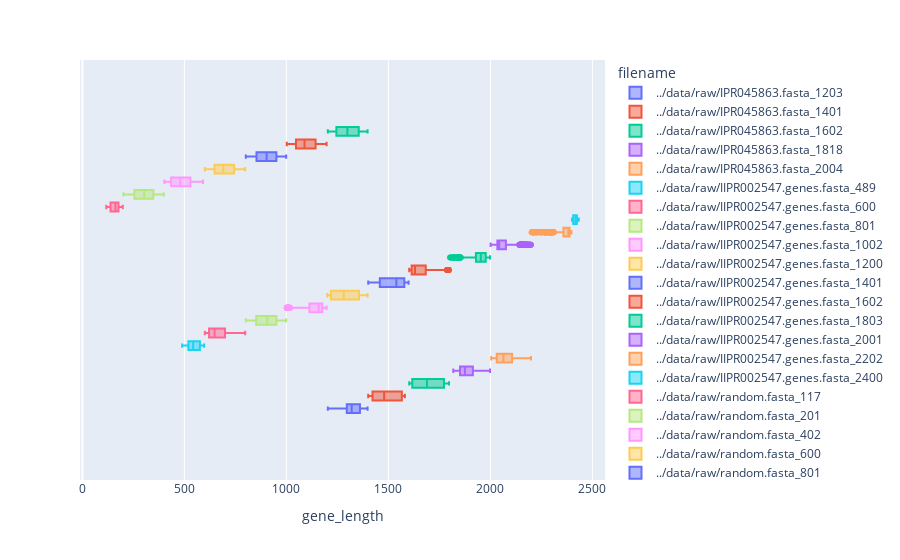

Notebook code for this chart:
### Code cell
df = pd.DataFrame.from_records(
    [
        (filename, len(gene.seq))
        for filename, genes in datasets.items()
        for gene in genes
    ],
    columns=["filename", "gene_length"],
)

px.box(df, color="filename", x="gene_length")

### Figure 1 — Plotly figure (JSON) as saved in the notebook; plotly's stock layout.template omitted (floating-point values rounded to 4 significant figures; data arrays with more than 128 entries replaced by an {"elided": "..."} marker saying what was removed)
{"data": [{"alignmentgroup": "True", "hovertemplate": "filename=../data/raw/IPR045863.fasta_1203<br>gene_length=%{x}<extra></extra>", "legendgroup": "../data/raw/IPR045863.fasta_1203", "marker": {"color": "#636efa"}, "name": "../data/raw/IPR045863.fasta_1203", "notched": false, "offsetgroup": "../data/raw/IPR045863.fasta_1203", "orientation": "h", "showlegend": true, "type": "box", "x": [1203, 1215, 1215, 1215, 1215, 1215, 1215, 1218, 1224, 1239, 1245, 1248, 1260, 1260, 1278, 1278, 1278, 1281, 1281, 1293, 1299, 1299, 1299, 1299, 1299, 1299, 1299, 1299, 1299, 1299, 1299, 1299, 1299, 1299, 1299, 1299, 1299, 1302, 1311, 1317, 1323, 1326, 1329, 1329, 1329, 1335, 1338, 1347, 1350, 1350, 1350, 1350, 1350, 1350, 1350, 1353, 1356, 1356, 1356, 1359, 1362, 1362, 1362, 1362, 1362, 1362, 1362, 1362, 1362, 1365, 1365, 1377, 1377, 1380, 1380, 1389, 1389, 1395, 1395, 1398], "x0": " ", "xaxis": "x", "y0": " ", "yaxis": "y"}, {"alignmentgroup": "True", "hovertemplate": "filename=../data/raw/IPR045863.fasta_1401<br>gene_length=%{x}<extra></extra>", "legendgroup": "../data/raw/IPR045863.fasta_1401", "marker": {"color": "#EF553B"}, "name": "../data/raw/IPR045863.fasta_1401", "notched": false, "offsetgroup": "../data/raw/IPR045863.fasta_1401", "orientation": "h", "showlegend": true, "type": "box", "x": [1401, 1407, 1407, 1407, 1407, 1407, 1407, 1407, 1407, 1407, 1407, 1407, 1407, 1407, 1407, 1407, 1407, 1407, 1407, 1407, 1407, 1407, 1407, 1407, 1407, 1407, 1407, 1407, 1419, 1419, 1422, 1422, 1422, 1422, 1431, 1434, 1437, 1440, 1440, 1443, 1443, 1455, 1458, 1458, 1458, 1461, 1464, 1464, 1464, 1473, 1473, 1473, 1473, 1473, 1473, 1473, 1473, 1476, 1476, 1479, 1479, 1479, 1479, 1479, 1479, 1479, 1479, 1479, 1479, 1479, 1491, 1500, 1500, 1503, 1506, 1506, 1509, 1509, 1509, 1509, 1512, 1518, 1518, 1527, 1533, 1536, 1545, 1548, 1551, 1551, 1557, 1557, 1557, 1563, 1566, 1566, 1566, 1566, 1566, 1566, 1566, 1566, 1566, 1566, 1566, 1566, 1566, 1566, 1566, 1566, 1566, 1566, 1566, 1566, 1566, 1566, 1566, 1566, 1566, 1566, 1566, 1569, 1569, 1569, 1569, 1581], "x0": " ", "xaxis": "x", "y0": " ", "yaxis": "y"}, {"alignmentgroup": "True", "hovertemplate": "filename=../data/raw/IPR045863.fasta_1602<br>gene_length=%{x}<extra></extra>", "legendgroup": "../data/raw/IPR045863.fasta_1602", "marker": {"color": "#00cc96"}, "name": "../data/raw/IPR045863.fasta_1602", "notched": false, "offsetgroup": "../data/raw/IPR045863.fasta_1602", "orientation": "h", "showlegend": true, "type": "box", "x": [1602, 1602, 1602, 1602, 1602, 1602, 1608, 1611, 1614, 1614, 1614, 1614, 1614, 1614, 1614, 1614, 1614, 1614, 1617, 1617, 1617, 1617, 1620, 1623, 1632, 1632, 1635, 1644, 1647, 1650, 1653, 1653, 1656, 1656, 1659, 1662, 1662, 1677, 1683, 1689, 1692, 1698, 1713, 1719, 1725, 1725, 1731, 1734, 1737, 1737, 1749, 1752, 1755, 1758, 1761, 1764, 1770, 1770, 1770, 1773, 1779, 1779, 1779, 1779, 1779, 1782, 1782, 1785, 1785, 1788, 1788, 1788, 1788, 1788, 1791, 1791, 1794, 1794, 1797], "x0": " ", "xaxis": "x", "y0": " ", "yaxis": "y"}, {"alignmentgroup": "True", "hovertemplate": "filename=../data/raw/IPR045863.fasta_1818<br>gene_length=%{x}<extra></extra>", "legendgroup": "../data/raw/IPR045863.fasta_1818", "marker": {"color": "#ab63fa"}, "name": "../data/raw/IPR045863.fasta_1818", "notched": false, "offsetgroup": "../data/raw/IPR045863.fasta_1818", "orientation": "h", "showlegend": true, "type": "box", "x": {"elided": "134 int values"}, "x0": " ", "xaxis": "x", "y0": " ", "yaxis": "y"}, {"alignmentgroup": "True", "hovertemplate": "filename=../data/raw/IPR045863.fasta_2004<br>gene_length=%{x}<extra></extra>", "legendgroup": "../data/raw/IPR045863.fasta_2004", "marker": {"color": "#FFA15A"}, "name": "../data/raw/IPR045863.fasta_2004", "notched": false, "offsetgroup": "../data/raw/IPR045863.fasta_2004", "orientation": "h", "showlegend": true, "type": "box", "x": [2004, 2013, 2019, 2019, 2025, 2025, 2025, 2031, 2031, 2031, 2031, 2031, 2031, 2031, 2031, 2031, 2031, 2031, 2031, 2031, 2031, 2031, 2031, 2031, 2031, 2031, 2031, 2031, 2031, 2031, 2031, 2040, 2043, 2046, 2046, 2046, 2052, 2058, 2058, 2064, 2064, 2070, 2070, 2070, 2070, 2070, 2070, 2073, 2076, 2076, 2076, 2076, 2076, 2082, 2085, 2088, 2091, 2097, 2100, 2106, 2106, 2124, 2151, 2184, 2184, 2187, 2187, 2187, 2187, 2187, 2196, 2196, 2196, 2196, 2196, 2196, 2196, 2196, 2196, 2199], "x0": " ", "xaxis": "x", "y0": " ", "yaxis": "y"}, {"alignmentgroup": "True", "hovertemplate": "filename=../data/raw/IIPR002547.genes.fasta_489<br>gene_length=%{x}<extra></extra>", "legendgroup": "../data/raw/IIPR002547.genes.fasta_489", "marker": {"color": "#19d3f3"}, "name": "../data/raw/IIPR002547.genes.fasta_489", "notched": false, "offsetgroup": "../data/raw/IIPR002547.genes.fasta_489", "orientation": "h", "showlegend": true, "type": "box", "x": {"elided": "451 int values"}, "x0": " ", "xaxis": "x", "y0": " ", "yaxis": "y"}, {"alignmentgroup": "True", "hovertemplate": "filename=../data/raw/IIPR002547.genes.fasta_600<br>gene_length=%{x}<extra></extra>", "legendgroup": "../data/raw/IIPR002547.genes.fasta_600", "marker": {"color": "#FF6692"}, "name": "../data/raw/IIPR002547.genes.fasta_600", "notched": false, "offsetgroup": "../data/raw/IIPR002547.genes.fasta_600", "orientation": "h", "showlegend": true, "type": "box", "x": {"elided": "938 int values"}, "x0": " ", "xaxis": "x", "y0": " ", "yaxis": "y"}, {"alignmentgroup": "True", "hovertemplate": "filename=../data/raw/IIPR002547.genes.fasta_801<br>gene_length=%{x}<extra></extra>", "legendgroup": "../data/raw/IIPR002547.genes.fasta_801", "marker": {"color": "#B6E880"}, "name": "../data/raw/IIPR002547.genes.fasta_801", "notched": false, "offsetgroup": "../data/raw/IIPR002547.genes.fasta_801", "orientation": "h", "showlegend": true, "type": "box", "x": {"elided": "347 int values"}, "x0": " ", "xaxis": "x", "y0": " ", "yaxis": "y"}, {"alignmentgroup": "True", "hovertemplate": "filename=../data/raw/IIPR002547.genes.fasta_1002<br>gene_length=%{x}<extra></extra>", "legendgroup": "../data/raw/IIPR002547.genes.fasta_1002", "marker": {"color": "#FF97FF"}, "name": "../data/raw/IIPR002547.genes.fasta_1002", "notched": false, "offsetgroup": "../data/raw/IIPR002547.genes.fasta_1002", "orientation": "h", "showlegend": true, "type": "box", "x": {"elided": "722 int values"}, "x0": " ", "xaxis": "x", "y0": " ", "yaxis": "y"}, {"alignmentgroup": "True", "hovertemplate": "filename=../data/raw/IIPR002547.genes.fasta_1200<br>gene_length=%{x}<extra></extra>", "legendgroup": "../data/raw/IIPR002547.genes.fasta_1200", "marker": {"color": "#FECB52"}, "name": "../data/raw/IIPR002547.genes.fasta_1200", "notched": false, "offsetgroup": "../data/raw/IIPR002547.genes.fasta_1200", "orientation": "h", "showlegend": true, "type": "box", "x": {"elided": "1205 int values"}, "x0": " ", "xaxis": "x", "y0": " ", "yaxis": "y"}, {"alignmentgroup": "True", "hovertemplate": "filename=../data/raw/IIPR002547.genes.fasta_1401<br>gene_length=%{x}<extra></extra>", "legendgroup": "../data/raw/IIPR002547.genes.fasta_1401", "marker": {"color": "#636efa"}, "name": "../data/raw/IIPR002547.genes.fasta_1401", "notched": false, "offsetgroup": "../data/raw/IIPR002547.genes.fasta_1401", "orientation": "h", "showlegend": true, "type": "box", "x": {"elided": "274 int values"}, "x0": " ", "xaxis": "x", "y0": " ", "yaxis": "y"}, {"alignmentgroup": "True", "hovertemplate": "filename=../data/raw/IIPR002547.genes.fasta_1602<br>gene_length=%{x}<extra></extra>", "legendgroup": "../data/raw/IIPR002547.genes.fasta_1602", "marker": {"color": "#EF553B"}, "name": "../data/raw/IIPR002547.genes.fasta_1602", "notched": false, "offsetgroup": "../data/raw/IIPR002547.genes.fasta_1602", "orientation": "h", "showlegend": true, "type": "box", "x": {"elided": "222 int values"}, "x0": " ", "xaxis": "x", "y0": " ", "yaxis": "y"}, {"alignmentgroup": "True", "hovertemplate": "filename=../data/raw/IIPR002547.genes.fasta_1803<br>gene_length=%{x}<extra></extra>", "legendgroup": "../data/raw/IIPR002547.genes.fasta_1803", "marker": {"color": "#00cc96"}, "name": "../data/raw/IIPR002547.genes.fasta_1803", "notched": false, "offsetgroup": "../data/raw/IIPR002547.genes.fasta_1803", "orientation": "h", "showlegend": true, "type": "box", "x": {"elided": "776 int values"}, "x0": " ", "xaxis": "x", "y0": " ", "yaxis": "y"}, {"alignmentgroup": "True", "hovertemplate": "filename=../data/raw/IIPR002547.genes.fasta_2001<br>gene_length=%{x}<extra></extra>", "legendgroup": "../data/raw/IIPR002547.genes.fasta_2001", "marker": {"color": "#ab63fa"}, "name": "../data/raw/IIPR002547.genes.fasta_2001", "notched": false, "offsetgroup": "../data/raw/IIPR002547.genes.fasta_2001", "orientation": "h", "showlegend": true, "type": "box", "x": {"elided": "1150 int values"}, "x0": " ", "xaxis": "x", "y0": " ", "yaxis": "y"}, {"alignmentgroup": "True", "hovertemplate": "filename=../data/raw/IIPR002547.genes.fasta_2202<br>gene_length=%{x}<extra></extra>", "legendgroup": "../data/raw/IIPR002547.genes.fasta_2202", "marker": {"color": "#FFA15A"}, "name": "../data/raw/IIPR002547.genes.fasta_2202", "notched": false, "offsetgroup": "../data/raw/IIPR002547.genes.fasta_2202", "orientation": "h", "showlegend": true, "type": "box", "x": {"elided": "1018 int values"}, "x0": " ", "xaxis": "x", "y0": " ", "yaxis": "y"}, {"alignmentgroup": "True", "hovertemplate": "filename=../data/raw/IIPR002547.genes.fasta_2400<br>gene_length=%{x}<extra></extra>", "legendgroup": "../data/raw/IIPR002547.genes.fasta_2400", "marker": {"color": "#19d3f3"}, "name": "../data/raw/IIPR002547.genes.fasta_2400", "notched": false, "offsetgroup": "../data/raw/IIPR002547.genes.fasta_2400", "orientation": "h", "showlegend": true, "type": "box", "x": {"elided": "873 int values"}, "x0": " ", "xaxis": "x", "y0": " ", "yaxis": "y"}, {"alignmentgroup": "True", "hovertemplate": "filename=../data/raw/random.fasta_117<br>gene_length=%{x}<extra></extra>", "legendgroup": "../data/raw/random.fasta_117", "marker": {"color": "#FF6692"}, "name": "../data/raw/random.fasta_117", "notched": false, "offsetgroup": "../data/raw/random.fasta_117", "orientation": "h", "showlegend": true, "type": "box", "x": [117, 120, 120, 126, 126, 126, 129, 129, 129, 129, 132, 132, 135, 136, 138, 138, 138, 138, 139, 142, 144, 148, 150, 151, 151, 152, 153, 159, 159, 159, 160, 161, 162, 162, 162, 162, 162, 165, 165, 165, 165, 165, 168, 168, 168, 171, 173, 174, 174, 174, 177, 177, 180, 180, 180, 184, 186, 186, 188, 192, 192, 194, 195, 195, 195, 195, 195, 198], "x0": " ", "xaxis": "x", "y0": " ", "yaxis": "y"}, {"alignmentgroup": "True", "hovertemplate": "filename=../data/raw/random.fasta_201<br>gene_length=%{x}<extra></extra>", "legendgroup": "../data/raw/random.fasta_201", "marker": {"color": "#B6E880"}, "name": "../data/raw/random.fasta_201", "notched": false, "offsetgroup": "../data/raw/random.fasta_201", "orientation": "h", "showlegend": true, "type": "box", "x": {"elided": "252 int values"}, "x0": " ", "xaxis": "x", "y0": " ", "yaxis": "y"}, {"alignmentgroup": "True", "hovertemplate": "filename=../data/raw/random.fasta_402<br>gene_length=%{x}<extra></extra>", "legendgroup": "../data/raw/random.fasta_402", "marker": {"color": "#FF97FF"}, "name": "../data/raw/random.fasta_402", "notched": false, "offsetgroup": "../data/raw/random.fasta_402", "orientation": "h", "showlegend": true, "type": "box", "x": {"elided": "149 int values"}, "x0": " ", "xaxis": "x", "y0": " ", "yaxis": "y"}, {"alignmentgroup": "True", "hovertemplate": "filename=../data/raw/random.fasta_600<br>gene_length=%{x}<extra></extra>", "legendgroup": "../data/raw/random.fasta_600", "marker": {"color": "#FECB52"}, "name": "../data/raw/random.fasta_600", "notched": false, "offsetgroup": "../data/raw/random.fasta_600", "orientation": "h", "showlegend": true, "type": "box", "x": {"elided": "142 int values"}, "x0": " ", "xaxis": "x", "y0": " ", "yaxis": "y"}, {"alignmentgroup": "True", "hovertemplate": "filename=../data/raw/random.fasta_801<br>gene_length=%{x}<extra></extra>", "legendgroup": "../data/raw/random.fasta_801", "marker": {"color": "#636efa"}, "name": "../data/raw/random.fasta_801", "notched": false, "offsetgroup": "../data/raw/random.fasta_801", "orientation": "h", "showlegend": true, "type": "box", "x": [801, 801, 801, 804, 804, 804, 807, 807, 810, 816, 816, 819, 825, 825, 825, 828, 828, 837, 837, 840, 840, 846, 849, 855, 855, 861, 861, 861, 864, 867, 867, 868, 870, 876, 879, 882, 885, 885, 888, 891, 891, 894, 897, 897, 900, 900, 903, 906, 909, 912, 912, 915, 915, 915, 915, 918, 921, 921, 921, 924, 924, 933, 939, 942, 942, 942, 948, 948, 951, 951, 951, 957, 960, 960, 963, 969, 969, 972, 972, 975, 975, 978, 978, 978, 978, 981, 981, 984, 990, 996, 999, 999, 999], "x0": " ", "xaxis": "x", "y0": " ", "yaxis": "y"}, {"alignmentgroup": "True", "hovertemplate": "filename=../data/raw/random.fasta_1002<br>gene_length=%{x}<extra></extra>", "legendgroup": "../data/raw/random.fasta_1002", "marker": {"color": "#EF553B"}, "name": "../data/raw/random.fasta_1002", "notched": false, "offsetgroup": "../data/raw/random.fasta_1002", "orientation": "h", "showlegend": true, "type": "box", "x": [1002, 1008, 1008, 1008, 1011, 1014, 1014, 1014, 1017, 1017, 1017, 1020, 1026, 1026, 1029, 1029, 1029, 1032, 1032, 1035, 1035, 1035, 1041, 1042, 1044, 1047, 1047, 1047, 1047, 1052, 1053, 1056, 1056, 1056, 1062, 1062, 1062, 1065, 1068, 1071, 1074, 1077, 1077, 1080, 1083, 1083, 1086, 1086, 1086, 1086, 1089, 1089, 1092, 1095, 1098, 1098, 1101, 1104, 1104, 1104, 1107, 1107, 1107, 1110, 1113, 1116, 1116, 1119, 1119, 1119, 1122, 1128, 1137, 1137, 1140, 1140, 1143, 1143, 1143, 1143, 1149, 1152, 1155, 1155, 1158, 1158, 1161, 1161, 1167, 1167, 1167, 1170, 1173, 1173, 1173, 1179, 1179, 1182, 1185, 1194, 1197, 1197], "x0": " ", "xaxis": "x", "y0": " ", "yaxis": "y"}, {"alignmentgroup": "True", "hovertemplate": "filename=../data/raw/random.fasta_1203<br>gene_length=%{x}<extra></extra>", "legendgroup": "../data/raw/random.fasta_1203", "marker": {"color": "#00cc96"}, "name": "../data/raw/random.fasta_1203", "notched": false, "offsetgroup": "../data/raw/random.fasta_1203", "orientation": "h", "showlegend": true, "type": "box", "x": [1203, 1203, 1203, 1206, 1206, 1206, 1212, 1212, 1215, 1221, 1224, 1227, 1230, 1230, 1233, 1239, 1242, 1245, 1245, 1245, 1248, 1248, 1248, 1254, 1257, 1257, 1261, 1264, 1266, 1269, 1272, 1275, 1281, 1284, 1287, 1293, 1293, 1296, 1302, 1308, 1314, 1317, 1317, 1320, 1323, 1326, 1329, 1329, 1332, 1335, 1338, 1344, 1350, 1351, 1353, 1353, 1353, 1356, 1356, 1362, 1368, 1368, 1371, 1371, 1374, 1377, 1377, 1380, 1381, 1386, 1386, 1386, 1389, 1389, 1395, 1398], "x0": " ", "xaxis": "x", "y0": " ", "yaxis": "y"}], "layout": {"boxmode": "group", "legend": {"title": {"text": "filename"}, "tracegroupgap": 0}, "margin": {"t": 60}, "xaxis": {"anchor": "y", "domain": [0, 1], "title": {"text": "gene_length"}}, "yaxis": {"anchor": "x", "domain": [0, 1]}}}
